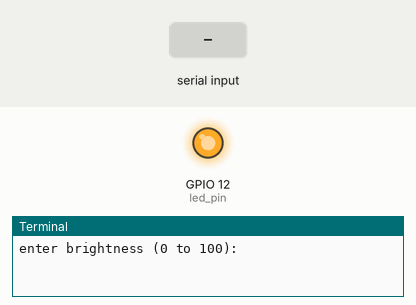
Simulated run of this program. Board: Raspberry Pi (BCM pin numbers). Parts: output pins drawn as LEDs (lit = HIGH), the last lines printed to the terminal. The inputs (shaded band) are chosen by the test bench.

Above: at 1.2 s.
1.3 s: "90" typed at the terminal
At 1.7 s:
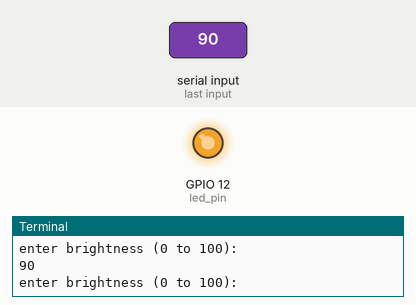
2.8 s: "0" typed at the terminal
At 4.0 s:
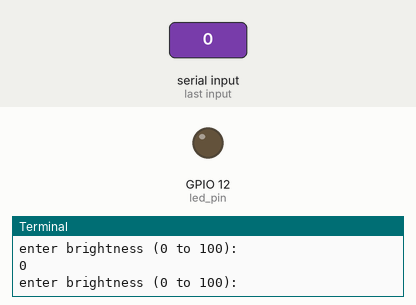
Timing chart, 0 to 5.8 s (numbered marks = the images above; inputs shaded):
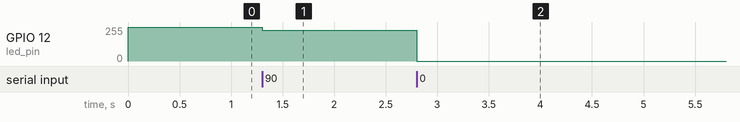

The program:

led_brightness.py
```python
import RPi.GPIO as GPIO

led_pin = 12
GPIO.setmode(GPIO.BCM)
GPIO.setup(led_pin, GPIO.OUT)

pwm_led = GPIO.PWM(led_pin, 500)
pwm_led.start(100)

while (True):
    duty_s = raw_input("enter brightness (0 to 100):")
    duty = int(duty_s)
    pwm_led.ChangeDutyCycle(duty)
```

Measured:
- after the input at 1.3 s, GPIO 12 (led_pin): 255/255 → 230/255 at once
- after the input at 2.8 s, GPIO 12 (led_pin): 230/255 → 0/255 at once
